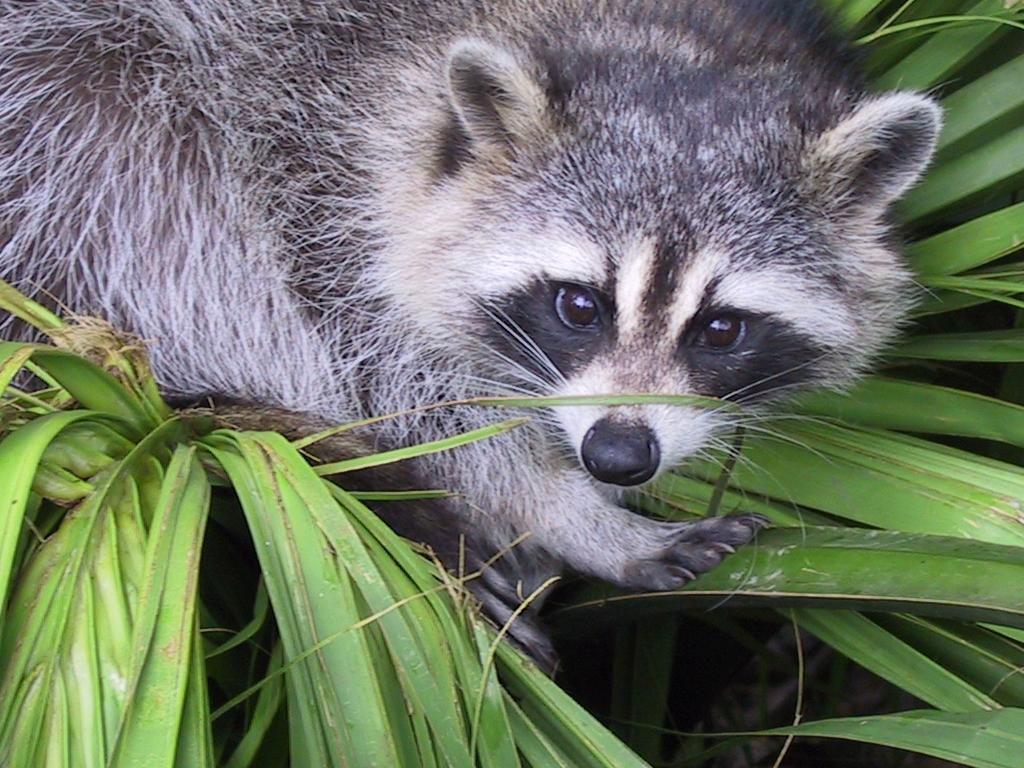
#> input picture ex03/animal.jpeg, 1024 x 768 px
$ python zoom.py
#> lines starting #> are read from the running program, lines starting #| are printed output that depends on the picture
### ex03/load_image.py
import numpy as np
import cv2 as cv


def ft_load(path: str) -> np.ndarray:
    """
    Loads an image in RGB format and prints its shape.
    """
#> called with path = 'animal.jpeg'
    if not path.endswith(('.jpg', '.jpeg')):
        raise ValueError("Only JPG/JPEG files are supported")

    img = cv.imread(path, cv.IMREAD_COLOR)
#> img is the input picture: shape (768, 1024, 3); mean B, G, R 102.1, 117.7, 110.7
    if img is None:
        raise FileNotFoundError(f"Image at {path} could not be read")

    img = cv.cvtColor(img, cv.COLOR_BGR2RGB)
    print(f"The shape of image is : {img.shape}")
#| The shape of image is : (768, 1024, 3)
#> (printed output is left out)

    return img

### ex03/zoom.py
from load_image import ft_load
import numpy as np
import matplotlib.pyplot as plt


def zoom(image: np.ndarray) -> np.ndarray:
    """
    Crops a 400x400 region from the input image and converts it to grayscale.
    """
    start_x = 440
    start_y = 91
    crop = image[start_y:start_y+400, start_x:start_x+400]
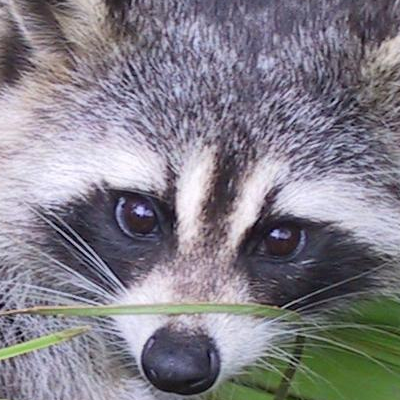
#> crop: shape (400, 400, 3); mean R, G, B 130.6, 127.1, 136.4
    gray = 0.299*crop[:, :, 0] + 0.587 * crop[:, :, 1] + 0.114 * crop[:, :, 2]
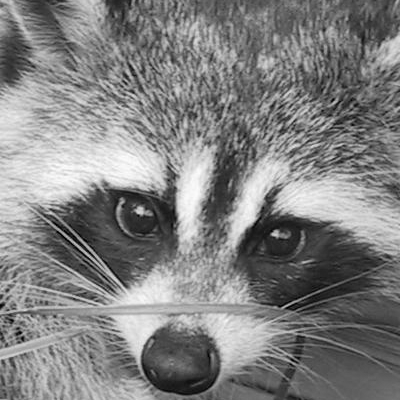
#> gray: shape (400, 400) float64; min 0.228, max 253.2, mean 129.2
    gray = gray.astype(np.uint8)

    gray = np.expand_dims(gray, axis=2)

    print(f"New shape after slicing: {gray.shape}")
#| New shape after slicing: (400, 400, 1)
    print(gray)
#> (printed output is left out)
    plt.imshow(gray, cmap="gray")
    return gray


def main():
    "main function"
    try:
        img = ft_load("animal.jpeg")
        print(img)
        zoom(img)
        plt.show()
    except Exception as e:
        print(f"Error: {e}")


if __name__ == "__main__":
    "main run"
    main()
